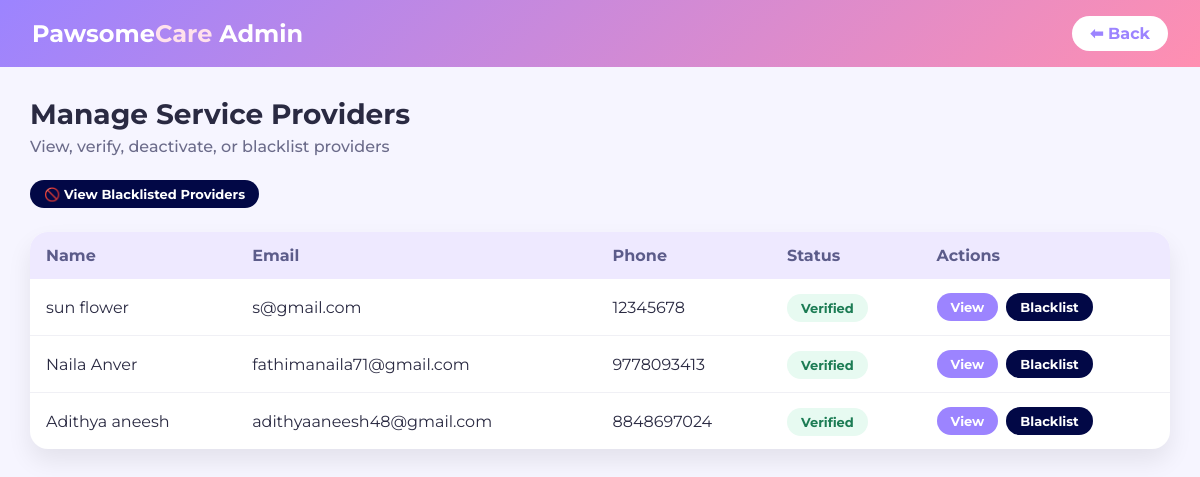
The app's page /provider_manage/, older data.
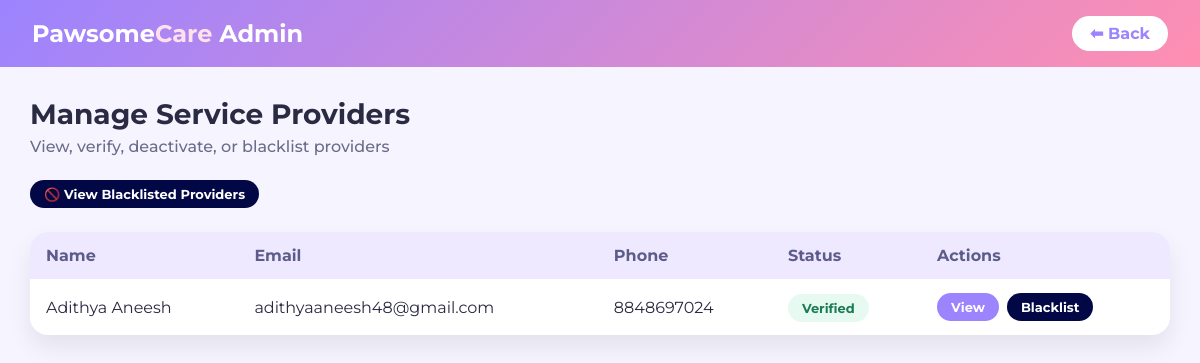
The same page, newer data.
### PetCare/models.py (models this page shows, shortened)
class ServiceProvider(models.Model):
    PROVIDER_TYPE = (
        ('individual', 'Individual'),
        ('organization', 'Organization / Company'),
    )
    ID_TYPE = (
        ('aadhaar', 'Aadhaar'),
        ('pan', 'PAN'),
        ('passport', 'Passport'),
    )
    user = models.OneToOneField(Profile, on_delete=models.CASCADE)
    full_name = models.CharField(max_length=100,null=True,blank=True)
    phone_number = models.CharField(max_length=15,null=True,blank=True)
    provider_type = models.CharField(max_length=20, choices=PROVIDER_TYPE,null=True,blank=True)
    bio = models.TextField(null=True,blank=True)
    city = models.CharField(max_length=50,null=True,blank=True)
    address = models.TextField(null=True,blank=True)
    pincode = models.CharField(max_length=10,null=True,blank=True)
    latitude = models.CharField(max_length=50,null=True,blank=True)
    longitude = models.CharField(max_length=50,null=True,blank=True)
    travel_distance = models.PositiveIntegerField(null=True,blank=True)
    services = models.JSONField(null=True,blank=True)  # store selected services
    id_type = models.CharField(max_length=20, choices=ID_TYPE,null=True,blank=True)
    id_number = models.CharField(max_length=50,unique=True,null=True,blank=True,help_text="Government ID number")
    id_proof = models.FileField(upload_to='providers/id/',null=True,blank=True)
    grooming_certificate = models.FileField(upload_to='providers/certificates/',null=True,blank=True)
    vet_license = models.FileField(upload_to='providers/certificates/',null=True,blank=True)
    training_certificate = models.FileField(upload_to='providers/certificates/',null=True,blank=True)
    organization_registration = models.FileField(upload_to='providers/certificates/',null=True,blank=True)
    is_verified = models.BooleanField(default=False)

class Profile(models.Model):
    user = models.OneToOneField(User,on_delete=models.CASCADE)
    ROLE_CHOICES = (
        ('customer','Customer'),
        ('service_providers','Service Providers')
    )
    role = models.CharField(max_length=50,choices=ROLE_CHOICES,default='customer')

### PetCare/views.py (the view)
# urls.py: path('provider_manage/',views.provider_manage,name='provider_manage'),
def provider_manage(request):
    providers = ServiceProvider.objects.filter(is_verified = True)
    return render(request,'admin/provider_manage.html',{'providers':providers})

### PetCare/templates/admin/provider_manage.html (shortened to what this page needs)
{% load static %}
<!DOCTYPE html>
<html lang="en">
<head>
    <link rel="stylesheet" href="{% static 'css/admin/provider_manage.css' %}">
</head>
<body>
<nav class="admin-navbar">
    <h2 class="logo">Pawsome<span>Care</span> Admin</h2>
    <a href="{% url 'admin_home' %}" class="back-btn">⬅ Back</a>
</nav>
<div class="container">
    <h1>Manage Service Providers</h1>
    <p class="subtitle">View, verify, deactivate, or blacklist providers</p>
    <div class="top-actions">
        <a href="{% url 'blacklist' %}" class="btn danger">
            🚫 View Blacklisted Providers
        </a>
    </div>
    <div class="table-wrapper">
        <table>
            <thead>
                <tr>
                    <th>Name</th>
                    <th>Email</th>
                    <th>Phone</th>
                    <th>Status</th>
                    <th>Actions</th>
                </tr>
            </thead>
            <tbody>
                {% for provider in providers %}
                <tr>
                    <td>{{ provider.full_name }}</td>
                    <td>{{ provider.user.user.email }}</td>
                    <td>{{ provider.phone_number }}</td>
                    <td>
                        {% if provider.is_blacklisted %}
                            <span class="status blacklisted">Blacklisted</span>
                        {% elif provider.is_verified %}
                            <span class="status verified">Verified</span>
                        {% else %}
                            <span class="status pending">Pending</span>
                        {% endif %}
                    </td>
                    <td class="actions">
                        <a href="#" class="btn view">
                            View
                        </a>
                        <a href="{% url 'blacklist_provider' provider.id %}" class="btn danger">
                            Blacklist
                        </a>
                    </td>
                </tr>
                {% empty %}
                <tr>
                    <td colspan="5" class="empty">No service providers found</td>
                </tr>
                {% endfor %}
            </tbody>
        </table>
    </div>
</div>
</body>
</html>

### PetCare/static/css/admin/provider_manage.css (style rules this page uses)
* { margin: 0; padding: 0; box-sizing: border-box; font-family: 'Montserrat', sans-serif; }
body { background: #F6F5FF; color: #2A2A42; }
.admin-navbar { background: linear-gradient(135deg, #9C84FF, #FF8FB1); padding: 16px 32px; display: flex; justify-content: space-between; align-items: center; color: white; }
.logo span { color: #FFE1EC; }
.back-btn { background: white; color: #9C84FF; padding: 8px 18px; border-radius: 20px; font-weight: 700; text-decoration: none; transition: 0.3s; }
.container { padding: 30px; }
h1 { font-size: 28px; margin-bottom: 6px; }
.subtitle { font-weight: 500; color: #6b6b8a; margin-bottom: 24px; }
.table-wrapper { background: white; border-radius: 18px; box-shadow: 0 12px 25px rgba(0,0,0,0.08); overflow-x: auto; }
table { width: 100%; border-collapse: collapse; }
thead { background: #EEE9FF; }
th, td { padding: 14px 16px; text-align: left; }
th { font-weight: 700; color: #5c5c8a; }
.status { padding: 6px 14px; border-radius: 20px; font-size: 13px; font-weight: 700; }
.status.verified { background: #E7FAF1; color: #1c7c54; }
.actions { display: flex; gap: 8px; }
.btn { padding: 6px 14px; border-radius: 20px; font-size: 13px; font-weight: 700; text-decoration: none; transition: 0.3s; color: white; }
.btn.view { background: #9C84FF; }
.btn.danger { background: #020846; }
.top-actions { margin: 16px 0 24px; }
.top-actions .btn { display: inline-block; }

Row changes from the older to the newer data that the page shows:
removed ServiceProvider: full_name "sun flower", user.user.email "s@gmail.com", phone_number "12345678", is_verified "Verified"
removed ServiceProvider: full_name "Naila Anver", user.user.email "fathimanaila71@gmail.com", phone_number "9778093413", is_verified "Verified"
removed ServiceProvider: full_name "Adithya aneesh", user.user.email "adithyaaneesh48@gmail.com", phone_number "8848697024", is_verified "Verified"
added ServiceProvider: full_name "Adithya Aneesh", user.user.email "adithyaaneesh48@gmail.com", phone_number "8848697024", is_verified "Verified"
